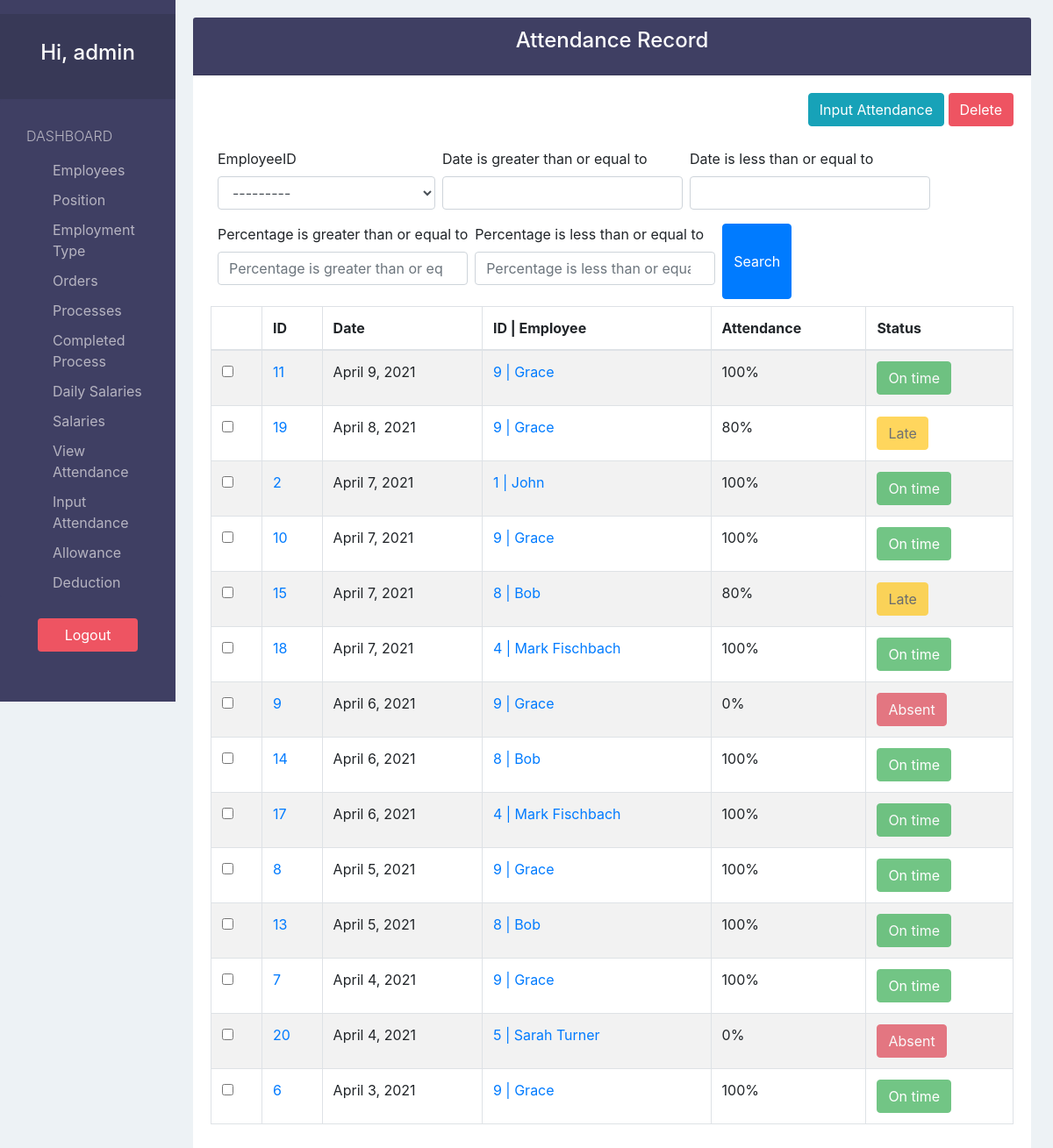
Page /attendance/ (signed in) on the committed database.
### payrollApp/models.py (models this page shows)
class Attendance(models.Model):
  employeeID    = models.ForeignKey('Employee', default=None, null=True, on_delete=models.SET_DEFAULT)
  date          = models.DateField()
  percentage    = models.IntegerField(default=100, validators=[MinValueValidator(0, message="Can't be less than 0"), MaxValueValidator(100, message="Can't be greater than 100")])
  class Meta:
    unique_together = [['employeeID', 'date']]

class Employee(models.Model):
  firstName      = models.CharField(max_length=30)
  lastName       = models.CharField(max_length=30, blank=True, null=True)
  phoneNumber    = models.CharField(max_length=15, blank=True, null=True)
  email          = models.CharField(max_length=100, blank=True, null=True)
  address        = models.CharField(max_length=200, blank=True, null=True)
  positionID     = models.ForeignKey('Position', default=None, null=True, on_delete=models.SET_DEFAULT, blank=True)
  employmentTypeID = models.ForeignKey('EmploymentType', default=None, null=True, on_delete=models.SET_DEFAULT, blank=True)
  hireDate       = models.DateTimeField(auto_now_add=True)
  terminationDate= models.DateTimeField(blank=True, null=True)
  notes          = models.TextField(blank=True, null=True)
  def __str__(self):
    if self.lastName:
      return str(self.id)+" | "+self.firstName.capitalize()+" "+self.lastName.capitalize()
    else:
      return str(self.id)+" | "+self.firstName.capitalize()

### payrollApp/views.py (the view)
# urls.py: path('attendance/', views.attendance_view, name="attendance"),
@login_required(login_url='login')
def attendance_view(request):
  attendances = Attendance.objects.all().order_by('-date')
  flag   = True
  if not attendances:
    flag=False
  myFilter = AttendanceFilter(request.GET, queryset=attendances)
  attendances = myFilter.qs
  context = {
    'attendances':attendances,
    'flags':flag,
    'myFilter':myFilter
  }
  return render(request, 'attendance/attendance.html', context)

### payrollApp/templatetags/customtags.py (called while the page is built)
@register.filter(name='getID')
def getID(value):
  if value != str('None'):
    return int(value.split("|")[0])
  else:
    return 'None'

### payrollApp/templates/attendance/attendance.html (shortened to what this page needs)
{% extends 'view_base.html' %}
{% load static %}
{% load customtags %}
{% load humanize %}
{% load bootstrap4 %}
{% block script %}
  <link rel="stylesheet" href="http://code.jquery.com/ui/1.11.0/themes/smoothness/jquery-ui.css">
{% endblock %}
{% block viewTitle %}Attendance Record{% endblock %}
{% block addBtn %}
<a href="{% url 'inputDate-attendance' %}" class="btn btn-info">Input Attendance</a>
{% endblock %}
{% block searchForm %}
  <form method="GET" class="searchForm">
    {% bootstrap_form myFilter.form %}
    <button class="btn btn-primary">Search</button>
  </form>
{% endblock %}
{% block columns %}
  {% if flags %}
  {% block form %}
    <form action="{% url 'delete-attendance'%}?next={{ request.path }}" method="POST">{% csrf_token %}
  {% endblock %}
    <th></th>
    <th>ID</th>
    <th>Date</th>
    <th>ID | Employee</th>
    <th>Attendance</th>
    <th>Status</th>
  {% endif %}
{% endblock %}
{% block tbodyContent %}
  {% if not flags %}
  <h3>No Attendance Record</h3>
  {% else %}
    {% for attendance in attendances %}
      <tr>
        <td><input type="checkbox" name="selected" value="{{ attendance.id }}" id="enableDeleteBtn"></td>
        <td><a href="{% url 'edit-attendance' attendance.id %}?next={{ request.path }}">{{ attendance.id }}</a></td>
        <td>{{ attendance.date }}</td>
        <td><a href="{% url 'attendance-of-employee' attendance.employeeID|escape|getID %}">{{ attendance.employeeID }}</a></td>
        <td>{{ attendance.percentage }}%</td>
        <td>
          {% if attendance.percentage == 100 %}
            <button class="btn btn-success" disabled>On time</button>
          {% elif attendance.percentage == 0 %}
            <button class="btn btn-danger" disabled>Absent</button>
          {% else %}
            <button class="btn btn-warning" disabled>Late</button>
          {% endif %}
        </td>
      </tr>
    {% endfor %}
  {% endif %}
{% endblock %}

### payrollApp/templates/sidebar.html (shortened to what this page needs)
{% url 'employee' as employee_url %}
{% url 'position' as position_url %}
{% url 'employmentType' as employmentType_url %}
{% url 'order' as order_url %}
{% url 'process' as process_url %}
{% url 'completedProcess' as completedProcess_url %}
{% url 'dailySalary' as dailySalary_url %}
{% url 'inputDate-salary' as inputDateSalary_url %}
{% url 'inputDate-attendance' as inputDateAttendance_url %}
{% url 'attendance' as attendance_url %}
  <div>
    <nav class="navbar navbar-dark navbar-expand-sm">
    </nav>
    <div class="collapse" id="navbarToggleExternalContent">
      <div class="navbar-nav">
        <div class="text-center text-white sidebarHeader">
          <h4>Hi, {{ request.user.username }}</h4>
        </div>
        <div class="list-group">
          <span class="text-uppercase">Dashboard</span>
          <a href="{% url 'employee' %}" class="list-group-item {% if request.path == employee_url %}  active {% endif %}">Employees</a>
          <a href="{% url 'position' %}" class="list-group-item {% if request.path == position_url %} active {% endif %}">Position</a>
          <a href="{% url 'employmentType' %}" class="list-group-item {% if request.path == employmentType_url %} active {% endif %}">Employment Type</a>
          <a href="{% url 'order' %}"
            class="list-group-item {% if request.path == order_url %} active {% endif %}">Orders
          </a>
          <a href="{% url 'process' %}" class="list-group-item {% if request.path == process_url %} active {% endif %}">Processes</a>
          <a href="{% url 'completedProcess' %}" class="list-group-item {% if request.path == completedProcess_url %} active {% endif %}">Completed Process</a>
          <a href="{% url 'dailySalary' %}" class="list-group-item {% if request.path == dailySalary_url %} active {% endif %}">Daily Salaries</a>
          <a href="{% url 'inputDate-salary' %}" class="list-group-item {% if request.path == inputDateSalary_url %} active {% endif %}">Salaries</a>
          <a href="{% url 'attendance' %}" class="list-group-item {% if request.path == attendance_url %} active {% endif %}">View Attendance</a>
          <a href="{% url 'inputDate-attendance' %}" class="list-group-item {% if request.path == inputDateAttendance_url %} active {% endif %}">Input Attendance</a>
          <a href="{% url 'allowance' %}" class="list-group-item {% if request.path == allowance_url %} active {% endif %}">Allowance</a>
          <a href="{% url 'deduction' %}" class="list-group-item {% if request.path == deduction_url %} active {% endif %}">Deduction</a>
        </div>
        <div class="text-center m-4">
          <a href="{% url 'logout' %}" class="btn btn-pink">Logout</a>
        </div>
      </div>
    </div>
  </div>

### payrollApp/static/css/style.css (style rules this page uses)
body { padding-top: 20px; background-color: #EDF2F5; overflow: auto; }
.text-white { color:white; }
.btn-pink { color: white; background-color: #EE5462; }
.sidebarHeader { padding: 30px 10px; font-weight: bold; font-size: 15px; background-color: #383957; }
.sidebar .list-group { padding: 0; background-color: #3F3F63; }
.sidebar .list-group > span { color: #B6B4C1; display: block; margin-top: 20px; padding: 10px 30px; font-size: 16px; font-weight: 300; }
.sidebar .list-group .list-group-item, .sidebar .list-group .list-group-item:focus { background-color: #3F3F63; color: #B6B4C1; border: 0; padding-left: 60px; padding-right: 30px; padding-top: 5px; padding-bottom: 5px; }
.sidebar > div:last-child .btn { width: 75%; }
.table > thead > tr > th, .table > thead > tr >td { vertical-align: middle; }
.searchForm { padding: 8px; display: flex; flex-flow: wrap; }
.form-group { margin-right: 0.5rem; }
@media only screen and (min-width: 576px) { .collapse:not(.show) { display: block !important; } }

### rows in the picture
Attendance: id "11", date "April 9, 2021", employeeID "9 | Grace", percentage "100", shows "On time"
Attendance: id "19", date "April 8, 2021", employeeID "9 | Grace", percentage "80", shows "Late"
Attendance: id "2", date "April 7, 2021", employeeID "1 | John", percentage "100", shows "On time"
Attendance: id "10", date "April 7, 2021", employeeID "9 | Grace", percentage "100", shows "On time"
Attendance: id "15", date "April 7, 2021", employeeID "8 | Bob", percentage "80", shows "Late"
Attendance: id "18", date "April 7, 2021", employeeID "4 | Mark Fischbach", percentage "100", shows "On time"
Attendance: id "9", date "April 6, 2021", employeeID "9 | Grace", percentage "0", shows "Absent"
Attendance: id "14", date "April 6, 2021", employeeID "8 | Bob", percentage "100", shows "On time"
Attendance: id "17", date "April 6, 2021", employeeID "4 | Mark Fischbach", percentage "100", shows "On time"
Attendance: id "8", date "April 5, 2021", employeeID "9 | Grace", percentage "100", shows "On time"
Attendance: id "13", date "April 5, 2021", employeeID "8 | Bob", percentage "100", shows "On time"
Attendance: id "7", date "April 4, 2021", employeeID "9 | Grace", percentage "100", shows "On time"
Attendance: id "20", date "April 4, 2021", employeeID "5 | Sarah Turner", percentage "0", shows "Absent"
Attendance: id "6", date "April 3, 2021", employeeID "9 | Grace", percentage "100", shows "On time"

### other values in the picture
{{ request.user.username }} "admin"
